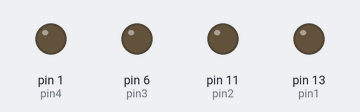
Bench run of a sketch on a simulated Arduino Uno, built with avr-gcc and run on an emulated ATmega328P. On the bench: output pins drawn as LEDs (lit = HIGH).

Above: at 0.5 s.
At 2.5 s:
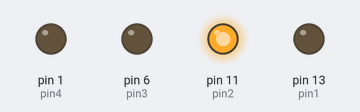
At 4.5 s:
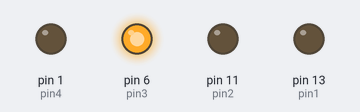
At 9.5 s:
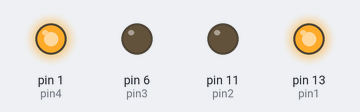
At 14.5 s:
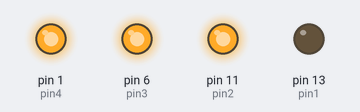
At 19.5 s:
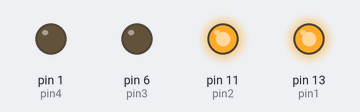
Timing chart, 0 to 20.8 s (numbered marks = the images above):
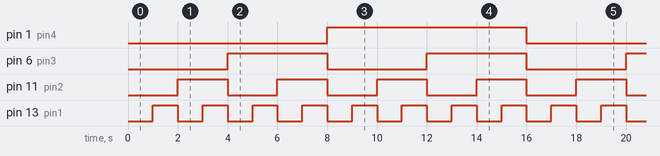

The sketch:

binary_numbers.ino
```cpp
int pin4 = 1;
int pin3 = 6;
int pin2 = 11;
int pin1 = 13;

int switch4 = LOW;
int switch3 = LOW;
int switch2 = LOW;
int switch1 = LOW;

void setup() {
  // put your setup code here, to run once:
  pinMode(pin4, OUTPUT);
  pinMode(pin3, OUTPUT);
  pinMode(pin2, OUTPUT);
  pinMode(pin1, OUTPUT);
}

/* loop function that shows a conversion of a decimal number into a binary one-enumerating from number 0 to 15 (included) */
void loop() {
  // put your main code here, to run repeatedly:

  int enumeration;
  for (int i = 0; i < 16; i++) {
    enumeration = i;

    switch1 = (enumeration % 2);
    enumeration /= 2;

    switch2 = (enumeration % 2);
    enumeration /= 2;

    switch3 = (enumeration % 2);
    enumeration /= 2;

    switch4 = (enumeration % 2);
    enumeration /= 2;

    digitalWrite(pin4, switch4);
    digitalWrite(pin3, switch3);
    digitalWrite(pin2, switch2);
    digitalWrite(pin1, switch1);
    delay(1000);
  }
}
```

Measured:
- by itself, pin 1 (pin4): alternates HIGH for 8.0 s and LOW for 8.0 s
- by itself, pin 6 (pin3): alternates HIGH for 4.0 s and LOW for 4.0 s
- by itself, pin 11 (pin2): alternates HIGH for 2.0 s and LOW for 2.0 s
- by itself, pin 13 (pin1): alternates HIGH for 1.0 s and LOW for 1.0 s
